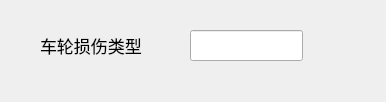
<?xml version="1.0" encoding="UTF-8"?>
<ui version="4.0">
 <class>DlgDamageAnalyze</class>
 <widget class="QDialog" name="DlgDamageAnalyze">
  <property name="geometry">
   <rect>
    <x>0</x>
    <y>0</y>
    <width>386</width>
    <height>102</height>
   </rect>
  </property>
  <property name="windowTitle">
   <string>车轮损伤分析</string>
  </property>
  <widget class="QLabel" name="label">
   <property name="geometry">
    <rect>
     <x>40</x>
     <y>30</y>
     <width>141</width>
     <height>31</height>
    </rect>
   </property>
   <property name="font">
    <font>
     <pointsize>13</pointsize>
    </font>
   </property>
   <property name="text">
    <string>车轮损伤类型</string>
   </property>
  </widget>
  <widget class="QLineEdit" name="txtType">
   <property name="geometry">
    <rect>
     <x>190</x>
     <y>30</y>
     <width>113</width>
     <height>31</height>
    </rect>
   </property>
   <property name="font">
    <font>
     <pointsize>13</pointsize>
    </font>
   </property>
  </widget>
 </widget>
 <resources/>
 <connections/>
</ui>
